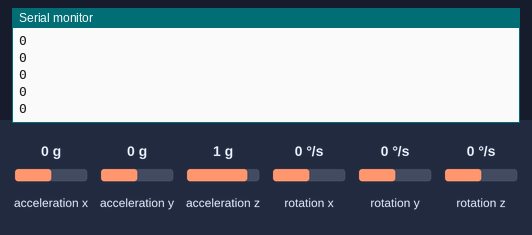
The sketch below on a simulated Arduino Uno, built with avr-gcc and run on an emulated ATmega328P. Parts: the last lines printed to the serial monitor. The test bench sets the inputs (shaded band); at power-on: acceleration y 0 g, acceleration x 0 g, acceleration z 1 g, rotation x 0 °/s, rotation y 0 °/s, rotation z 0 °/s.

Above: at 4.2 s.
4.3 s: acceleration y set to -1.4 g
At 4.9 s:
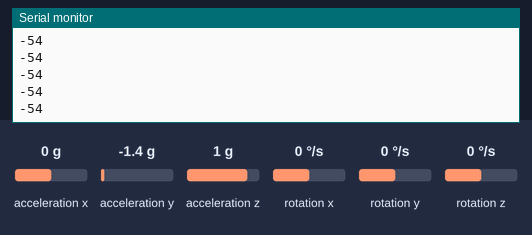
5.8 s: acceleration x set to -1.4 g
At 6.5 s:
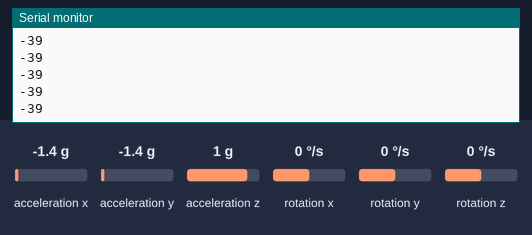
7.3 s: acceleration z set to -1.4 g
At 8.2 s:
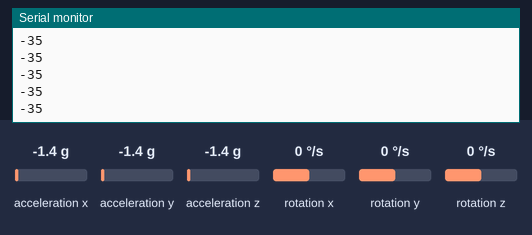
Timing chart, 0 to 10.3 s (numbered marks = the images above; inputs shaded):
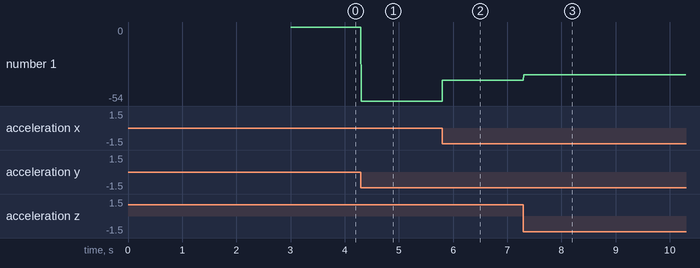

The sketch:

gyro_mouse.ino
```cpp
#include <MPU6050_tockn.h>
MPU6050 mpu6050(Wire);

void setup() {
  Serial.begin(9600);
  mpu6050.begin();
  mpu6050.calcGyroOffsets(true);
}

int IX = mpu6050.getAngleX();
int IY = mpu6050.getAngleZ();

void loop() {

  mpu6050.update();
  int x = mpu6050.getAngleX();
  int y = mpu6050.getAngleZ();

  int rx=IX-x;
  int ry=IY-y;


  Serial.println( x );


  delay(5);
}
```

Measured:
- after the input at 4.3 s, the serial monitor: prints a new line at once (image 1)
- after the input at 5.8 s, the serial monitor: prints a new line at once (image 2)
- after the input at 7.3 s, the serial monitor: prints a new line at once (image 3)
- plotted number 1: 0 → -54 after the input at 4.3 s, -54 → -39 after the input at 5.8 s, -39 → -35 after the input at 7.3 s
